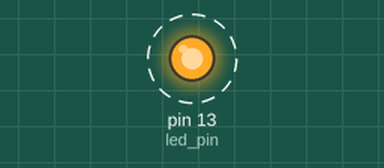
Bench run of a sketch on a simulated Arduino Uno, built with avr-gcc and run on an emulated ATmega328P. On the bench: output pins drawn as LEDs (lit = HIGH). Dashed ring = blinking.

Above: at 0.2 s.
Timing chart, 0 to 3.0 s (numbered marks = the images above):
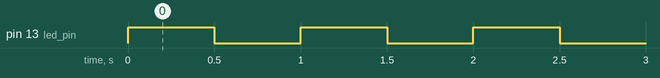

Measured:
- by itself, pin 13 (led_pin): alternates HIGH for 0.50 s and LOW for 0.50 s

The sketch:

BasicTask1-1.ino
```cpp
const int led_pin = 13; // BUILTIN

void setup(){
  pinMode(led_pin, 1);
}

void loop(){
  digitalWrite(led_pin, 1);
  delay(500); //500ms
  digitalWrite(led_pin, 0);
  delay(500);
}
```
